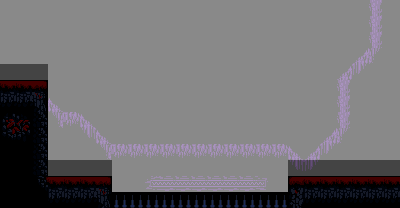

Rendered tile map (Tiled .tmx) drawn with the repository's tilesets; below, a short description and the map source with its tile grids summarised:
An orthogonal 25x13 tile map with 16x16 px tiles, 5 tile layers (Back2, Back, Deafult, Front, ...), 2 tilesets and 10 objects (Moving Platform, Insta Kill Object).

<map version="1.10" tiledversion="1.10.2" orientation="orthogonal" renderorder="right-down" width="25" height="13" tilewidth="16" tileheight="16" infinite="0" nextlayerid="15" nextobjectid="37">
 <properties>
  <property name="BottomSection" type="int" value="-1" />
  <property name="LeftSection" type="int" value="4" />
  <property name="Level" type="int" value="5" />
  <property name="RightSection" type="int" value="6" />
  <property name="TopSection" type="int" value="-1" />
 </properties>
 <tileset firstgid="1" source="../Level1_Tileset.tsx" />
 <tileset firstgid="801" source="../PathfindingLayout.tsx" />
 <layer id="11" name="Back2" width="25" height="13">
  <data>[325 cells, 70 non-empty, 1 distinct tile ids]</data>
 </layer>
 <layer id="3" name="Back" width="25" height="13">
  <data>[325 cells, 43 non-empty, 11 distinct tile ids]</data>
 </layer>
 <layer id="2" name="Deafult" width="25" height="13">
  <data>[325 cells, 0 non-empty, 0 distinct tile ids]</data>
 </layer>
 <layer id="1" name="Front" width="25" height="13">
  <data>[325 cells, 48 non-empty, 13 distinct tile ids]</data>
 </layer>
 <layer id="14" name="PathfindingLayout" width="25" height="13" opacity="0.54">
  <data>[325 cells, 325 non-empty, 3 distinct tile ids]</data>
 </layer>
 <objectgroup id="10" name="Objects">
  <object id="29" x="48" y="144">
   <properties>
    <property name="Size" type="int" value="1" />
    <property name="Type" value="DirtBlock" />
   </properties>
   <point />
  </object>
  <object id="30" x="48" y="128">
   <properties>
    <property name="Size" type="int" value="0" />
    <property name="Type" value="DirtBlock" />
   </properties>
   <point />
  </object>
  <object id="31" x="336" y="144">
   <properties>
    <property name="Size" type="int" value="1" />
    <property name="Type" value="DirtBlock" />
   </properties>
   <point />
  </object>
  <object id="32" x="320" y="160">
   <properties>
    <property name="Size" type="int" value="0" />
    <property name="Type" value="DirtBlock" />
   </properties>
   <point />
  </object>
  <object id="33" name="Moving Platform" x="144" y="176" width="128" height="16">
   <properties>
    <property name="IsVertical" type="bool" value="false" />
    <property name="PlatformType" type="int" value="2" />
    <property name="Type" value="MovingPlatform" />
   </properties>
  </object>
  <object id="34" name="Insta Kill Object" x="112" y="206.5" width="176" height="17.6361">
   <properties>
    <property name="Type" value="InstaKillObject" />
   </properties>
  </object>
 </objectgroup>
 <objectgroup id="8" name="Colliders">
  <object id="25" x="0" y="80" width="48" height="128">
   <properties>
    <property name="AFFECTING_LAYERS" value="PLAYER_LAYER" />
    <property name="OBJECT_LAYERS" value="GROUND_LAYER" />
   </properties>
  </object>
  <object id="26" x="48" y="176" width="64" height="32">
   <properties>
    <property name="AFFECTING_LAYERS" value="PLAYER_LAYER" />
    <property name="OBJECT_LAYERS" value="GROUND_LAYER" />
   </properties>
  </object>
  <object id="27" x="288" y="176" width="112" height="32">
   <properties>
    <property name="AFFECTING_LAYERS" value="PLAYER_LAYER" />
    <property name="OBJECT_LAYERS" value="GROUND_LAYER" />
   </properties>
  </object>
  <object id="36" x="112" y="208" width="176" height="16">
   <properties>
    <property name="AFFECTING_LAYERS" value="PLAYER_LAYER" />
    <property name="OBJECT_LAYERS" value="GROUND_LAYER" />
   </properties>
  </object>
 </objectgroup>
</map>
